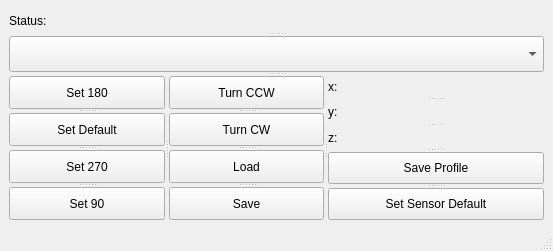
<?xml version="1.0" encoding="UTF-8"?>
<ui version="4.0">
 <class>MainWindow</class>
 <widget class="QMainWindow" name="MainWindow">
  <property name="geometry">
   <rect>
    <x>0</x>
    <y>0</y>
    <width>553</width>
    <height>251</height>
   </rect>
  </property>
  <property name="windowTitle">
   <string>Why Am I Doing This</string>
  </property>
  <widget class="QWidget" name="centralwidget">
   <layout class="QGridLayout" name="gridLayout">
    <item row="0" column="0">
     <widget class="QSplitter" name="splitter_7">
      <property name="orientation">
       <enum>Qt::Vertical</enum>
      </property>
      <widget class="QLabel" name="label_status">
       <property name="text">
        <string>Status:</string>
       </property>
      </widget>
      <widget class="QComboBox" name="comboBox"/>
      <widget class="QSplitter" name="splitter_6">
       <property name="orientation">
        <enum>Qt::Horizontal</enum>
       </property>
       <widget class="QSplitter" name="splitter_4">
        <property name="orientation">
         <enum>Qt::Horizontal</enum>
        </property>
        <widget class="QSplitter" name="splitter">
         <property name="orientation">
          <enum>Qt::Vertical</enum>
         </property>
         <widget class="QPushButton" name="pushButton_180">
          <property name="text">
           <string>Set 180</string>
          </property>
         </widget>
         <widget class="QPushButton" name="pushButton_default">
          <property name="text">
           <string>Set Default</string>
          </property>
         </widget>
         <widget class="QPushButton" name="pushButton_270">
          <property name="text">
           <string>Set 270</string>
          </property>
         </widget>
         <widget class="QPushButton" name="pushButton_90">
          <property name="text">
           <string>Set 90</string>
          </property>
         </widget>
        </widget>
        <widget class="QSplitter" name="splitter_2">
         <property name="orientation">
          <enum>Qt::Vertical</enum>
         </property>
         <widget class="QPushButton" name="pushButton_ccw">
          <property name="text">
           <string>Turn CCW</string>
          </property>
         </widget>
         <widget class="QPushButton" name="pushButton_cw">
          <property name="text">
           <string>Turn CW</string>
          </property>
         </widget>
         <widget class="QPushButton" name="pushButton_load">
          <property name="text">
           <string>Load</string>
          </property>
         </widget>
         <widget class="QPushButton" name="pushButton_save">
          <property name="text">
           <string>Save</string>
          </property>
         </widget>
        </widget>
       </widget>
       <widget class="QSplitter" name="splitter_5">
        <property name="orientation">
         <enum>Qt::Vertical</enum>
        </property>
        <widget class="QLabel" name="label_x">
         <property name="text">
          <string>x:</string>
         </property>
        </widget>
        <widget class="QLabel" name="label_y">
         <property name="text">
          <string>y:</string>
         </property>
        </widget>
        <widget class="QLabel" name="label_z">
         <property name="text">
          <string>z:</string>
         </property>
        </widget>
        <widget class="QSplitter" name="splitter_3">
         <property name="orientation">
          <enum>Qt::Vertical</enum>
         </property>
         <widget class="QPushButton" name="pushButton_saveProfile">
          <property name="text">
           <string>Save Profile</string>
          </property>
         </widget>
         <widget class="QPushButton" name="pushButton_setSensorDefult">
          <property name="text">
           <string>Set Sensor Default</string>
          </property>
         </widget>
        </widget>
       </widget>
      </widget>
     </widget>
    </item>
   </layout>
  </widget>
  <widget class="QMenuBar" name="menubar">
   <property name="geometry">
    <rect>
     <x>0</x>
     <y>0</y>
     <width>553</width>
     <height>26</height>
    </rect>
   </property>
  </widget>
  <widget class="QStatusBar" name="statusbar"/>
 </widget>
 <resources/>
 <connections/>
</ui>
